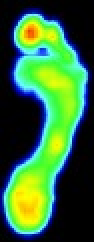
#> input picture cfpiDemoWeekWise/week_3/entropyImp/dataset/demo0.jpg, 47 x 121 px (shown 2 times larger); its folder holds only this picture in this run
$ jupyter execute entropy.ipynb
#> lines starting #> are read from the running program, lines starting #| are printed output that depends on the picture; after the words box and inside, x2 and y2 are one past the last pixel; in counts of white or black regions, pixels touching at a corner belong together; long printed decimals are rounded
[cell 1]
import matplotlib.pyplot as plt

from skimage import io
from skimage.filters.rank import entropy
from skimage.morphology import disk

import numpy as np

from skimage.filters import threshold_otsu

from scipy.stats import linregress

import glob

[cell 2]
# [10 lines of commented-out code are left out]

[cell 3]
time = 0
time_list=[]
area_list=[]
path = "/home/cncdragneel/Final_Year_project/openCv/entropyImp/dataset/*.*"

[cell 4]
print(path)

# Calculation The Entropy For Each Right Foot Pressure Of Subject "24"

[cell 5]
for file in glob.glob(path):
    #dict={}
    #print(file)
    img=io.imread(file,as_gray=True)
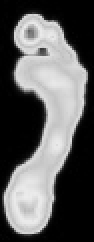
#> img: shape (121, 47) float64 (shown 2 times larger); min 0, max 0.929, mean 0.368


    entropy_img = entropy(img, disk(2))
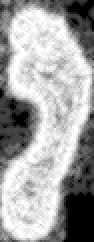
#> entropy_img: shape (121, 47) float64 (shown 2 times larger); min 0, max 3.7, mean 2.38; drawn with min black and max white

    thresh = threshold_otsu(entropy_img)
#> thresh = 2.06

    binary = entropy_img >= thresh
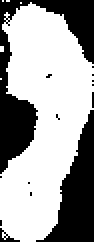
#> binary: shape (121, 47) bool (shown 2 times larger); 63.8% white; 14 black regions (11 under 20 px), largest, box (x1, y1, x2, y2) and area: (0, 0, 47, 87) 1151, (18, 55, 47, 121) 854, (0, 114, 10, 121) 26
    scratch_area = np.sum(binary == 1)
#> scratch_area = 3630
    #print("time=", time, "hr  ", "Scratch area=", scratch_area, "pix\N{SUPERSCRIPT TWO}")
    time_list.append(time)
    area_list.append(scratch_area)
    time += 1

print(time_list, area_list)
#| [0] [3630]

plt.plot(time_list, area_list, 'bo')
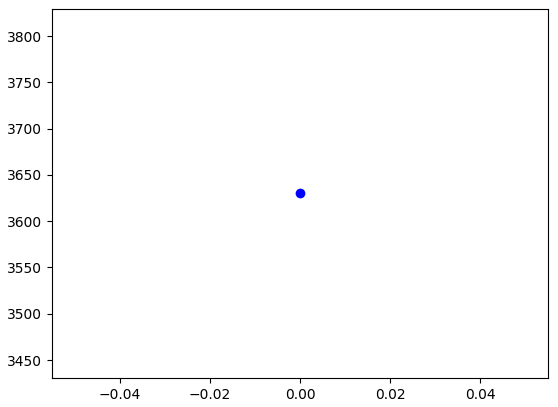
#> figure drawn by matplotlib, 1 panel

# Applying Simple Linear Regression

[cell 6]
print(linregress(time_list, area_list))
#| LinregressResult(slope=nan, intercept=nan, rvalue=0.0, pvalue=nan, stderr=nan, intercept_stderr=nan)

[cell 7]
slope, intercept, r_value, p_value, std_err = linregress(time_list, area_list)
#> slope = nan; intercept = nan; r_value = 0; p_value = nan; std_err = nan
print("y = ",slope, "x", " + ", intercept  )
#| y =  nan x  +  nan
print("R\N{SUPERSCRIPT TWO} = ", r_value**2)
#| R² =  0.0

plt.plot(time_list, area_list, 'bo')

[cell 8]
print("r-squared: %f" % r_value**2)
#| r-squared: 0
